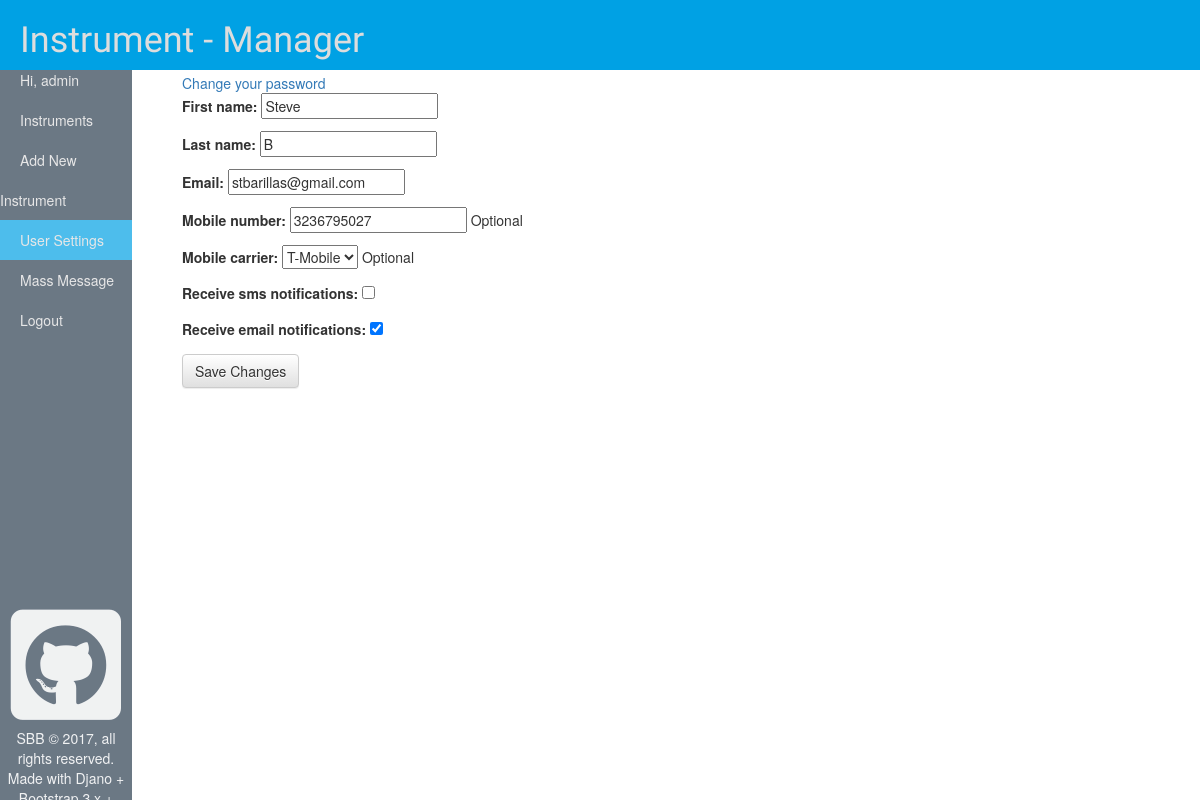
The page /user/settings/ (signed in) on the database as committed earlier.
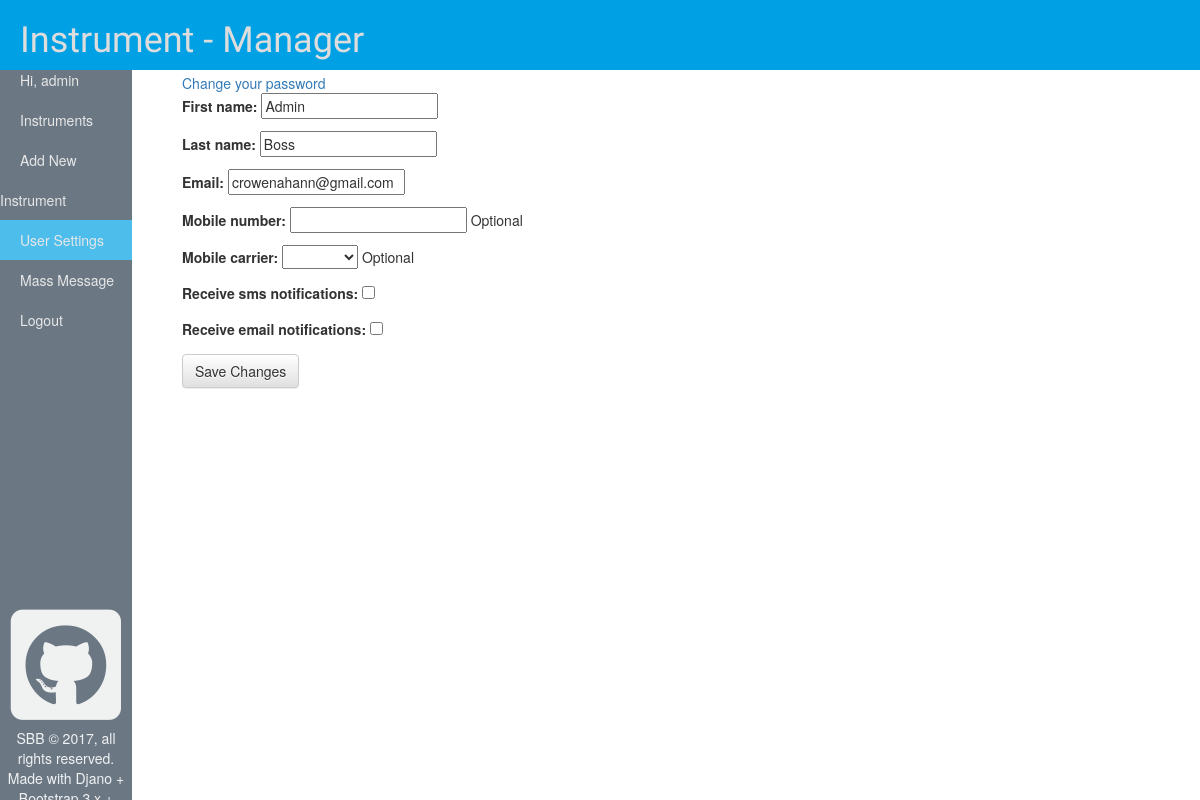
The same page on the database as committed later.
### blog/models.py (models this page shows, shortened)
class Profile(models.Model):
    user = models.OneToOneField(User, on_delete=models.CASCADE)
    first_name = models.CharField(max_length=30, blank=False)
    last_name = models.CharField(max_length=30, blank=False)
    email = models.EmailField()
    receive_email_notifications = models.BooleanField(default=False)
    mobile_number = models.CharField(
        max_length=15,
        blank=True,
        help_text='Optional'
    )
    carrier_options = (
        (None, ''),
        ('@txt.att.net', 'AT&T'),
        ('@messaging.sprintpcs.com', 'Sprint'),
        ('@tmomail.net', 'T-Mobile'),
        ('@vtext.com', 'Verizon'),
    )
    mobile_carrier = models.CharField(max_length=25, choices=carrier_options, blank=True,
                                      help_text='Optional')
    receive_sms_notifications = models.BooleanField(default=False)

### blog/views.py (the view)
# urls.py: url(r'^user/settings/$', views.user_settings, name='user_settings'),
@login_required
def user_settings(request):
    profile = get_object_or_404(Profile, user=request.user)
    if request.method == 'POST':
        profile_form = ProfileForm(request.POST, instance=profile)
        if profile_form.is_valid():
            profile = profile_form.save()
            profile.save()
            return redirect('instrument_list')
        else:
            print(profile_form.errors)
    else:
        profile_form = ProfileForm(instance=profile)
    return render(request, 'blog/user_settings.html', {'profile_form': profile_form})

### blog/forms.py (shortened to what this page needs)
class ProfileForm(forms.ModelForm):
    class Meta:
        model = Profile
        fields = ('first_name', 'last_name', 'email', 'mobile_number', 'mobile_carrier','receive_sms_notifications', 'receive_email_notifications')

### blog/templates/blog/user_settings.html
{% extends 'blog/base.html' %}
{% block userSettings %}class="active"{% endblock %}
{% block content %}
    <div class="detail">
        <div class="user-settings-page">
            <div class="user-settings-elements">
                <a href="{% url 'password_change' %}">Change your password</a>
                <form method="POST" class="post-form">{% csrf_token %}
                    {{ profile_form.as_p }}
                    <button type="submit" class="save btn btn-default">Save Changes</button>
                </form>
            </div>
        </div>
    </div>
{% endblock %}

### blog/templates/blog/base.html (shortened to what this page needs)
{% load staticfiles %}
<html>
    <head>
        <link rel="stylesheet" href="//maxcdn.bootstrapcdn.com/bootstrap/3.3.7/css/bootstrap.min.css">
        <link rel="stylesheet" href="//maxcdn.bootstrapcdn.com/bootstrap/3.3.7/css/bootstrap-theme.min.css">
        <link rel="stylesheet" href="{% static 'css/blog.css' %}">
        <link rel="stylesheet" href="https://use.fontawesome.com/releases/v5.7.1/css/all.css">
    </head>
<body>
    <div id="wrapper">
        <div id="topbar-wrapper">
            <div class="topbar-nav">
                <h1><a href="/">Instrument - Manager</a></h1>
            </div>
        </div>
        <div id="sidebar-wrapper">
            <ul class="sidebar-nav">
                <li> Hi, {{user}}</a> </li>
                <li {% block instruments %}{% endblock %}><a href="/">Instruments</a> </li>
                {% if user.is_staff %}
                    <li {% block instrumentsNew %}{% endblock %}><a href="{% url 'instrument_new' %}">Add New Instrument</a> </li>
                {% endif %}
                <li {% block userSettings %}{% endblock %}><a href="{% url 'user_settings' %}">User Settings</a> </li>
                {% if user.is_staff %}
                    <li {% block massMessage %}{% endblock %}><a href="{% url 'mass_message' %}">Mass Message</a> </li>
                {% endif %}
                <li {% block logoutConfirm %}{% endblock %}><a href="{% url 'logout_confirm' %}">Logout</a> </li>
            </ul>
            <div class="sidebar-icon">
                <a href="https://github.com/stbarillas/Instrument-Manager">
                    <i class="login-github fab fa-github-square fa-9x"></i>
                </a>
                <p>SBB © 2017, all rights reserved. Made with Djano + Bootstrap 3.x + Celery </p>
            </div>
        </div>
        <div id="page-content-wrapper">
            <div class="page-content">
                {% block content %}
                {% endblock %}
            </div>
        </div>
    </div>
</body>

### blog/static/css/blog.css (style rules this page uses)
#topbar-wrapper { z-index: 2; position: absolute; width: 100%; height: 7%; min-height: 70px; background: #00A1E4; }
#sidebar-wrapper { z-index: 1; position: absolute; width: 11%; height: 100%; overflow-y: visible; overflow-x: hidden; background: #2C3E50; padding-top: 5%; opacity: .90; opacity: 0.7; }
#page-content-wrapper { width: 100%; height: 100%; overflow: scroll; position: absolute; padding: 13px; padding-left: 11%; padding-top: 6.1%; }
.sidebar-nav { padding: 0; list-style: none; }
.sidebar-nav li { text-indent: 20px; line-height: 40px; }
.sidebar-nav li { display: block; text-decoration: none; color: #ddd; }
.sidebar-nav li.active { background: #00A1E4; }
.sidebar-nav li a { display: block; text-decoration: none; color: #ddd; }
.sidebar-icon { text-align: center; color: white; margin: 0; position: absolute; top: 90%; left: 50%; transform: translate(-50%, -50%); background-color: none; opacity: 0.9; width: 95%; }
.sidebar-icon a { color: white; }
.topbar-nav { padding: 0; list-style: none; }
.topbar-nav h1 { text-indent: 20px; line-height: 40px; color: #FFFFFF; }
.topbar-nav h1 a { display: block; text-decoration: none; color: #ddd; }
h1, h2, h3, h4 { font-family: 'Lobster', cursive; }
.detail { padding-left: 50px; }

Rows that differ between the two databases and show on the page:
changed Profile: first_name "Steve" → "Admin"; last_name "B" → "Boss"; email "stbarillas@gmail.com" → "crowenahann@gmail.com"; mobile_number "3236795027" → (not shown); mobile_carrier "T-Mobile" → (not shown); receive_email_notifications "☑" → "☐"
